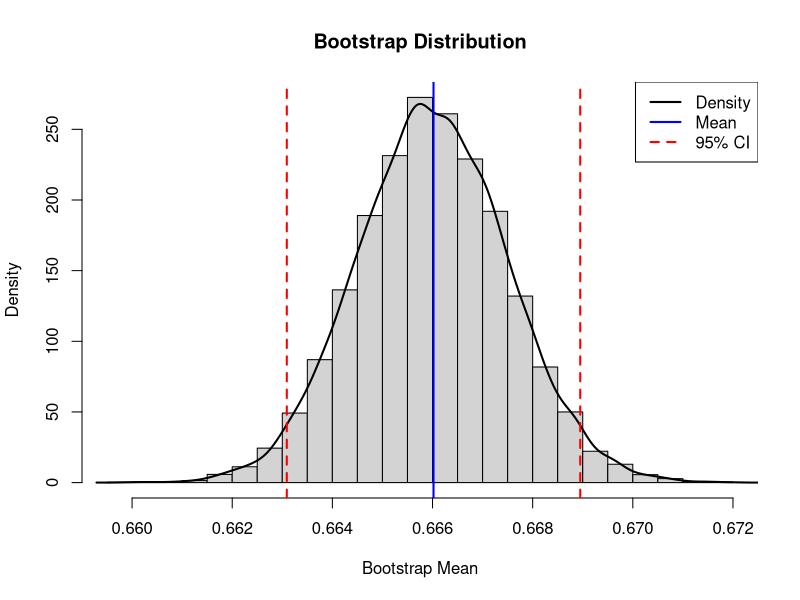
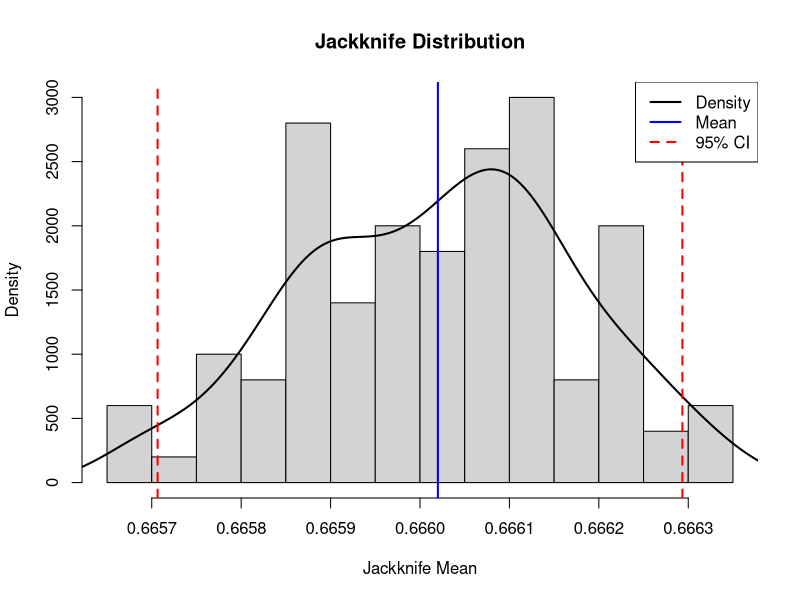
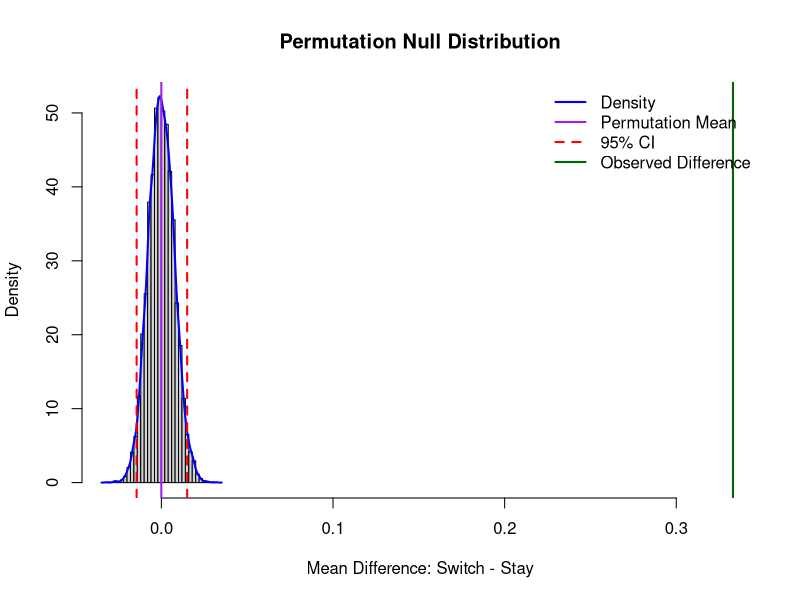
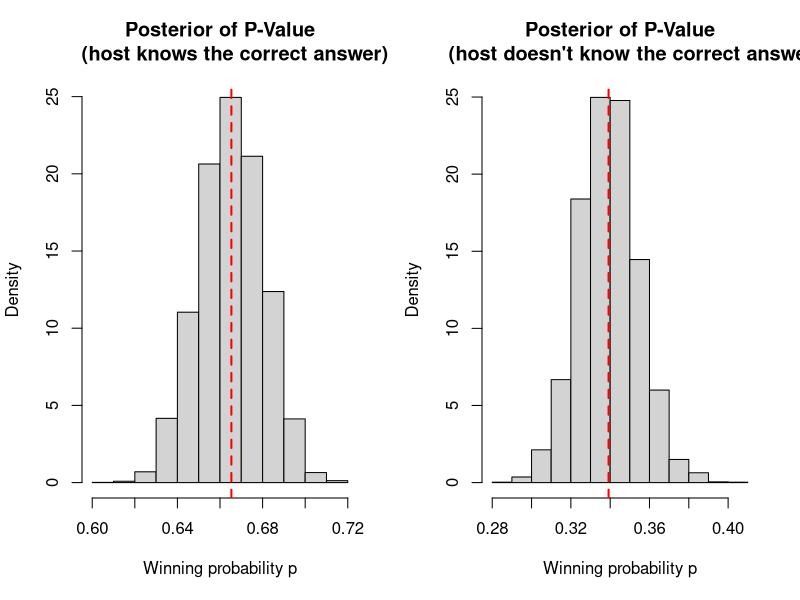
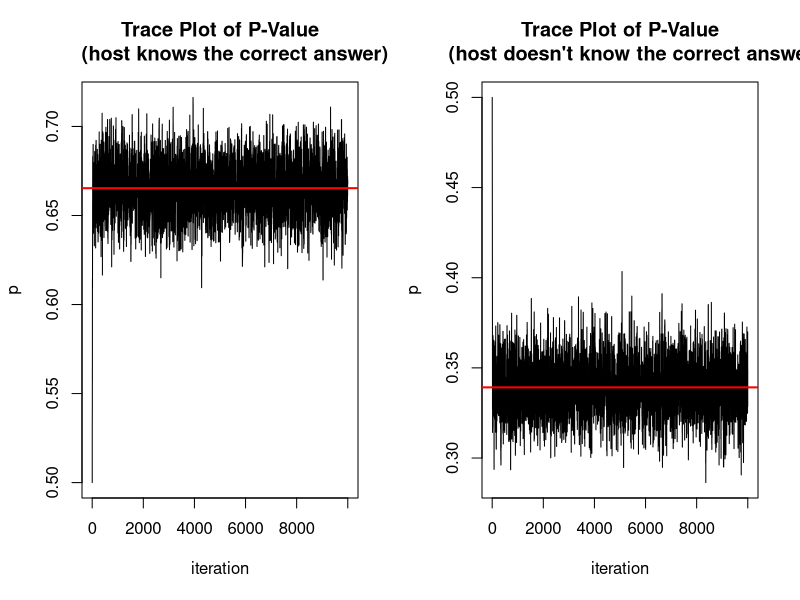

Write the R code that produced these figures, in order.
#statistical inference

#bootstrap----
#random variable利用inverse method生成
#mean: 0.66602
#var:0.0002256562

# Inverse method做N = 100 人，每人換門 1000 次--
# 使用 inverse_control 做 100 個人的結果
set.seed(1)
# inverse function
first_car <- function(n = 10000, p = 1/3){
  u <- runif(n)
  x <- as.integer(u <= p)
  return(x)
}
# 換門
change_door <- function(x){
  x2 <- ifelse(x == 0, 1, 0)
  return(x2)
}
# 100 個人
N <- 100
# 每人玩 1000 次
n <- 1000

# 每個人的勝率
people <- numeric(N)

for(i in 1:N){
  x <- first_car(n)
  x2 <- change_door(x)
  # 第 i 個人的換門勝率
  people[i] <- mean(x2)
}
mean(people)
var(people)

#bootstrap
library(boot)
# bootstrap function
boot_fun <- function(data, index){
  mean(data[index])
}

# bootstrap resampling:10000
boot_result <- boot(
  data = people,
  statistic = boot_fun,
  R = 10000
)
boot_result
# 取兩端 2.5% 和 97.5%
ci <- quantile(boot_result$t, c(0.025, 0.975))
hist(boot_result$t,
     probability = TRUE,
     breaks = 30,
     main = "Bootstrap Distribution",
     xlab = "Bootstrap Mean",
     ylab = "Density")
lines(density(boot_result$t),
      lwd = 2)
#quantile
abline(v = ci,
       col = "red",
       lwd = 2,
       lty = 2)
#平均數
abline(v = mean(people),
       col = "blue",
       lwd = 2)
legend("topright",
       legend = c("Density","Mean","95% CI"),
       col = c("black","blue","red"),
       lwd = 2,lty = c(1,1,2))


#jackknife 還不確定----
set.seed(1)
# inverse function
first_car <- function(n = 1000, p = 1/3){
  u <- runif(n)
  x <- as.integer(u <= p)
  return(x)
}
# 換門
change_door <- function(x){
  x2 <- ifelse(x == 0, 1, 0)
  return(x2)
}
# 100 個人，每人玩 1000 次
N <- 100
n <- 1000
# 每個人的換門勝率
people <- numeric(N)
for(i in 1:N){
  x <- first_car(n = n, p = 1/3)
  x2 <- change_door(x)
  people[i] <- mean(x2)
}

# 原始平均勝率
original_mean <- mean(people)
original_mean

# Jackknife
j <- length(people)
jack_mean <- numeric(j)

for(i in 1:j){
  jack_mean[i] <- mean(people[-i])
}
mean(jack_mean)

#se
jack_se <- sqrt((j - 1) / j * sum((jack_mean - mean(jack_mean))^2))
#bias
jack_bias <- (j - 1) * (mean(jack_mean) - original_mean)

#95% CI
jack_ci <- quantile(jack_mean, c(0.025, 0.975))

# Jackknife mean
jack_m <- mean(jack_mean)

hist(jack_mean,
     probability = TRUE,
     breaks = 20,
     main = "Jackknife Distribution",
     xlab = "Jackknife Mean",
     ylab = "Density")

lines(density(jack_mean),
      lwd = 2)
# mean:藍線
abline(v = jack_m,
       col = "blue",
       lwd = 2)

#95% CI:紅色虛線
abline(v = jack_ci,
       col = "red",
       lwd = 2,
       lty = 2)

legend("topright",
       legend = c("Density", "Mean", "95% CI"),
       col = c("black", "blue", "red"),
       lwd = 2,
       lty = c(1, 1, 2))

#permutation----
set.seed(1)
# inverse function：一開始是否選到跑車
first_car <- function(n = 1000, p = 1/3){
  u <- runif(n)
  x <- as.integer(u <= p)
  return(x)
}
# 換門後
change_door <- function(x){
  x2 <- ifelse(x == 0, 1, 0)
  return(x2)
}

# 不換門
stay_door <- function(x){
  return(x)
}

#兩個分佈相同
#換門
simulate_switch_distribution <- function(B = 1000, n = 1000){
  z <- numeric(B)
  for(k in 1:B){
    x <- first_car(n = n)
    y <- change_door(x)
    z[k] <- mean(y)
  }
  return(z)
}
#不換門
simulate_stay_distribution <- function(B = 1000, n = 1000){
  z <- numeric(B)
  for(k in 1:B){
    x <- first_car(n = n)
    y <- stay_door(x)
    z[k] <- mean(y)
  }
  return(z)
}

#兩組勝率分布
switch_dist <- simulate_switch_distribution(B = 1000, n = 1000)
stay_dist   <- simulate_stay_distribution(B = 1000, n = 1000)
mean(switch_dist) #0.666746
mean(stay_dist) #0.333708

#勝率差異 :0.333038
obs <- mean(switch_dist) - mean(stay_dist)
obs

# permutation test
B_perm <- 10000
permutation_dist <- numeric(B_perm)
z <- c(switch_dist, stay_dist)
n_switch <- length(switch_dist)

for(b in 1:B_perm){
  idx <- sample(length(z), replace = FALSE)
  z1 <- z[idx[1:n_switch]]
  z2 <- z[idx[(n_switch + 1):length(z)]]
  permutation_dist[b] <- mean(z1) - mean(z2)
}

# 單尾 p-value：檢定換門是否大於不換門 p=0
p_value <- mean(permutation_dist >= obs)
p_value


ci <- quantile(permutation_dist, c(0.025, 0.975))

xrange <- range(c(permutation_dist, obs, ci))
hist(permutation_dist,
     probability = TRUE,
     breaks = 30,
     main = "Permutation Null Distribution",
     xlab = "Mean Difference: Switch - Stay",
     ylab = "Density",
     xlim = xrange)
lines(density(permutation_dist),
      lwd = 2,
      col = "blue")

# 平均數
abline(v = mean(permutation_dist),
       col = "purple",
       lwd = 2)
# 95% CI
abline(v = ci,
       col = "red",
       lwd = 2,
       lty = 2)

# 觀察到的差異
abline(v = obs,
       col = "darkgreen",
       lwd = 2)
legend("topright",
       legend = c("Density","Permutation Mean","95% CI","Observed Difference"),
       col = c("blue","purple","red","darkgreen"),
       lwd = 2,
       lty = c(1, 1, 2, 1),
       bty = "n")

#MCMC----
set.seed(1)
n <- 1000
#step1 主持人知道車在哪，參賽者會贏的機率2/3  不知道1/3
w_known <- rbinom(n, size = 1, prob = 2/3)
w_unknown <- rbinom(n, size = 1, prob = 1/3)

#step2 mcmc利用posterior
#p機率在0~1之間
#再利用Bernoulli likelihood 的 log：
#prior設成Uniform(0,1)，所以posterior跟likelihood成正比
log_posterior <- function(p, y){
  if(p <= 0 || p >= 1){
    return(-Inf)
  }
  loglik <- sum(y * log(p) + (1 - y) * log(1 - p))
  return(loglik)
}

#step3 MH
MH <- function(y, m = 10000, proposal_sd = 0.03){
  p_chain <- numeric(m)
  p_chain[1] <- 0.5
  reject <- 0
  for(i in 2:m){
    current <- p_chain[i - 1]
    # proposal distribution
      proposal <- rnorm(1, mean = current, sd = proposal_sd)
      #計算新值跟舊值posterior差異
      #log ratio 可以轉
      log_r <- log_posterior(proposal, y) -log_posterior(current, y)
      #log ratio 轉回普通比例
      r <- exp(log_r)
      #隨機生成0到1的變數 
      u <- runif(1)
      #如果比新值好 則r>1 accept
      if(u <= min(1, r)){
        p_chain[i] <- proposal
      }else{
        p_chain[i] <- current
        reject <- reject + 1
      }
  }
  #如果拒絕，就留在原本的p 同時拒絕次數加 1
    return(list(chain = p_chain,
                reject_rate = reject / m))
}
#step4
mh_known <- MH(w_known)
mh_unknown <- MH(w_unknown)

#step5
#burn-in period:chain前2000次的抽樣先不用 ->從trace plot可知前期波動大
burnin <- 2000

#取出主持人知道情況下，第 2001 到 10000 次的p
p_known <- mh_known$chain[(burnin + 1):10000]
#取出主持人不知道情況下，第 2001 到 10000 次的p
p_unknown <- mh_unknown$chain[(burnin + 1):10000]


### Step 6：整理 posterior 結果 ###
#                   Posterior Mean   Posterior  SD        2.5%     97.5%      Reject Rate
#主持人知道車在哪        0.6653407       0.01512452   0.6355856 0.6938374      0.4978
#主持人不知道車在哪      0.3391910       0.01496857   0.3099947 0.3690889      0.5002
result <- rbind(
  "主持人知道車在哪" = c(
    mean(p_known),
    sd(p_known),
    quantile(p_known, 0.025),
    quantile(p_known, 0.975),
    mh_known$reject_rate
  ),
  
  "主持人不知道車在哪" = c(
    mean(p_unknown),
    sd(p_unknown),
    quantile(p_unknown, 0.025),
    quantile(p_unknown, 0.975),
    mh_unknown$reject_rate
  )
)
colnames(result) <- c("Posterior Mean", "Posterior SD",
                      "2.5%", "97.5%", "Reject Rate")

result
par(mfrow = c(1, 2))

hist(p_known,
     probability = TRUE,
     main = "Posterior of P-Value
     (host knows the correct answer)",
     xlab = "Winning probability p")

abline(v = mean(p_known),
       col = "red",
       lty = 2,
       lwd = 2)


hist(p_unknown,
     probability = TRUE,
     main = "Posterior of P-Value
     (host doesn't know the correct answer)",
     xlab = "Winning probability p")

abline(v = mean(p_unknown),
       col = "red",
       lty = 2,
       lwd = 2)

# Trace plot：主持人知道車在哪

plot(mh_known$chain,
     type = "l",
     main = "Trace Plot of P-Value
     (host knows the correct answer)",
     xlab = "iteration",
     ylab = "p")

abline(h = mean(p_known),
       col = "red",
       lwd = 2)

# Trace plot：主持人不知道車在哪
plot(mh_unknown$chain,
     type = "l",
     main = "Trace Plot of P-Value
     (host doesn't know the correct answer)",
     xlab = "iteration",
     ylab = "p")

abline(h = mean(p_unknown),
       col = "red",
       lwd = 2)


  
  
